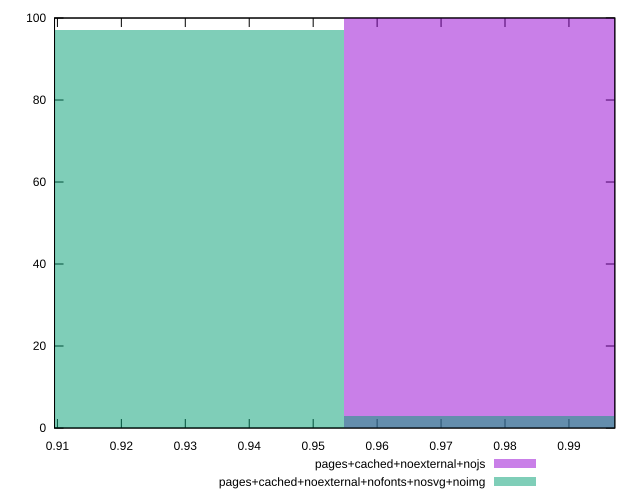

This chart was generated by the following gnuplot code:
reset

$pagesCachedNoexternalNojs <<EOF
0.9902131487852408 100
EOF

$pagesCachedNoexternalNofontsNosvgNoimg <<EOF
0.9194836381577236 97
0.9902131487852408 3
EOF

set key outside below
set boxwidth 0.0707295106275172
set xrange [0.909549516258911:0.9971750930272826]
set yrange [0:100]
set trange [0:100]
set style fill transparent solid 0.5 noborder
set terminal svg size 640, 500 enhanced background rgb 'white'
set output "report_00008_2021-01-22T20:58:29.167/meta/pScore/comparison/histogram/10_vs_11.svg"

plot $pagesCachedNoexternalNojs title "pages+cached+noexternal+nojs" with boxes, \
     $pagesCachedNoexternalNofontsNosvgNoimg title "pages+cached+noexternal+nofonts+nosvg+noimg" with boxes

reset
